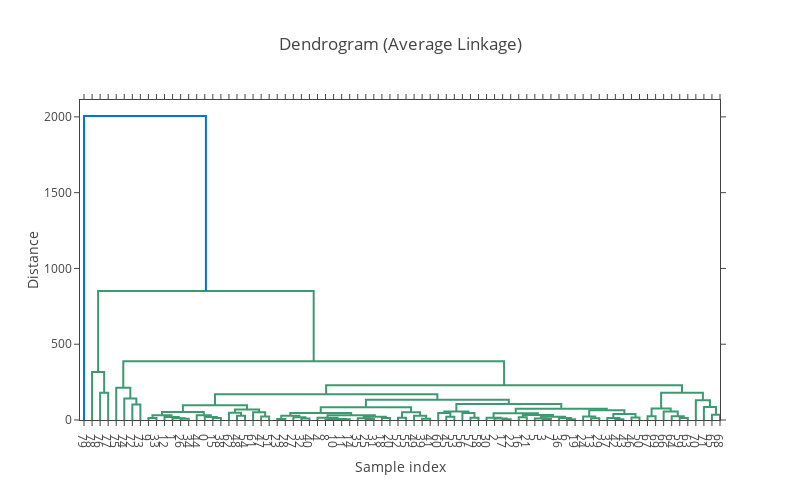
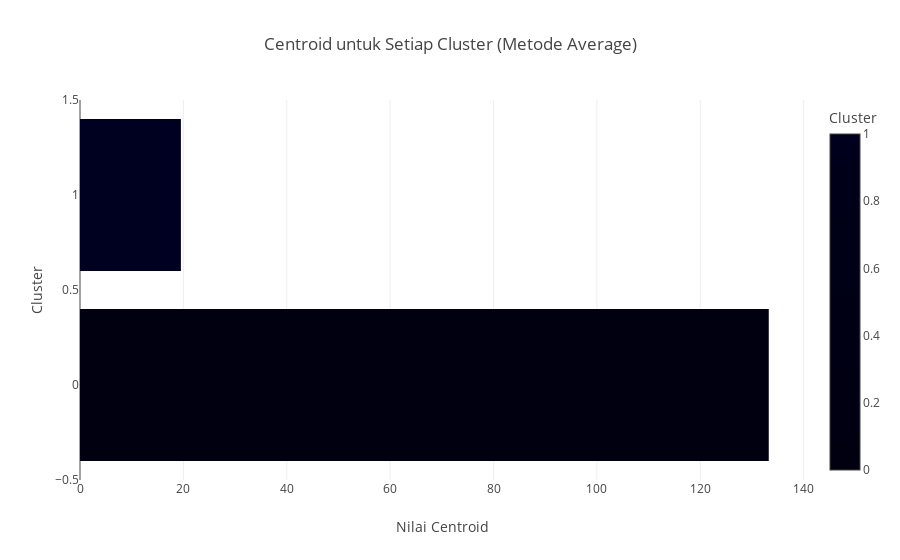

Notebook cell for these charts, in order:
### Code cell
# Dendrogram
fig_dendrogram = ff.create_dendrogram(linkage_matrix_average)
fig_dendrogram.update_layout(title='Dendrogram (Average Linkage)',
                             xaxis_title='Sample index',
                             yaxis_title='Distance',
                             width=800, height=500)
fig_dendrogram.show()

# Plot Centroid
fig_centroid = px.bar(centroids_average, x='JUMLAH_LONGSOR', y='cluster_average', orientation='h',
                      labels={'JUMLAH_LONGSOR': 'Nilai Centroid', 'cluster_average': 'Cluster'},
                      title='Centroid untuk Setiap Cluster (Metode Average)',
                      color='cluster_average')
fig_centroid.show()

### Figure 1 — Plotly figure (JSON) as saved in the notebook; plotly's stock layout.template omitted (floating-point values rounded to 4 significant figures)
{"data": [{"hoverinfo": "text", "marker": {"color": "rgb(61,153,112)"}, "mode": "lines", "type": "scatter", "x": [25, 25, 35, 35], "xaxis": "x", "y": [0, 179.2, 179.2, 0], "yaxis": "y"}, {"hoverinfo": "text", "marker": {"color": "rgb(61,153,112)"}, "mode": "lines", "type": "scatter", "x": [15, 15, 30, 30], "xaxis": "x", "y": [0, 317.4, 317.4, 179.2], "yaxis": "y"}, {"hoverinfo": "text", "marker": {"color": "rgb(61,153,112)"}, "mode": "lines", "type": "scatter", "x": [65, 65, 75, 75], "xaxis": "x", "y": [0, 102.4, 102.4, 0], "yaxis": "y"}, {"hoverinfo": "text", "marker": {"color": "rgb(61,153,112)"}, "mode": "lines", "type": "scatter", "x": [55, 55, 70, 70], "xaxis": "x", "y": [0, 142.1, 142.1, 102.4], "yaxis": "y"}, {"hoverinfo": "text", "marker": {"color": "rgb(61,153,112)"}, "mode": "lines", "type": "scatter", "x": [45, 45, 62.5, 62.5], "xaxis": "x", "y": [0, 212.2, 212.2, 142.1], "yaxis": "y"}, {"hoverinfo": "text", "marker": {"color": "rgb(61,153,112)"}, "mode": "lines", "type": "scatter", "x": [85, 85, 95, 95], "xaxis": "x", "y": [0, 12.79, 12.79, 0], "yaxis": "y"}, {"hoverinfo": "text", "marker": {"color": "rgb(61,153,112)"}, "mode": "lines", "type": "scatter", "x": [125, 125, 135, 135], "xaxis": "x", "y": [0, 8.32, 8.32, 0], "yaxis": "y"}, {"hoverinfo": "text", "marker": {"color": "rgb(61,153,112)"}, "mode": "lines", "type": "scatter", "x": [115, 115, 130, 130], "xaxis": "x", "y": [0, 11.45, 11.45, 8.32], "yaxis": "y"}, {"hoverinfo": "text", "marker": {"color": "rgb(61,153,112)"}, "mode": "lines", "type": "scatter", "x": [105, 105, 122.5, 122.5], "xaxis": "x", "y": [0, 20.32, 20.32, 11.45], "yaxis": "y"}, {"hoverinfo": "text", "marker": {"color": "rgb(61,153,112)"}, "mode": "lines", "type": "scatter", "x": [90, 90, 113.8, 113.8], "xaxis": "x", "y": [12.79, 30.66, 30.66, 20.32], "yaxis": "y"}, {"hoverinfo": "text", "marker": {"color": "rgb(61,153,112)"}, "mode": "lines", "type": "scatter", "x": [165, 165, 175, 175], "xaxis": "x", "y": [0, 12.39, 12.39, 0], "yaxis": "y"}, {"hoverinfo": "text", "marker": {"color": "rgb(61,153,112)"}, "mode": "lines", "type": "scatter", "x": [155, 155, 170, 170], "xaxis": "x", "y": [0, 20.42, 20.42, 12.39], "yaxis": "y"}, {"hoverinfo": "text", "marker": {"color": "rgb(61,153,112)"}, "mode": "lines", "type": "scatter", "x": [145, 145, 162.5, 162.5], "xaxis": "x", "y": [0, 31.51, 31.51, 20.42], "yaxis": "y"}, {"hoverinfo": "text", "marker": {"color": "rgb(61,153,112)"}, "mode": "lines", "type": "scatter", "x": [101.9, 101.9, 153.8, 153.8], "xaxis": "x", "y": [30.66, 53.49, 53.49, 31.51], "yaxis": "y"}, {"hoverinfo": "text", "marker": {"color": "rgb(61,153,112)"}, "mode": "lines", "type": "scatter", "x": [195, 195, 205, 205], "xaxis": "x", "y": [0, 27.68, 27.68, 0], "yaxis": "y"}, {"hoverinfo": "text", "marker": {"color": "rgb(61,153,112)"}, "mode": "lines", "type": "scatter", "x": [185, 185, 200, 200], "xaxis": "x", "y": [0, 48.54, 48.54, 27.68], "yaxis": "y"}, {"hoverinfo": "text", "marker": {"color": "rgb(61,153,112)"}, "mode": "lines", "type": "scatter", "x": [225, 225, 235, 235], "xaxis": "x", "y": [0, 23.05, 23.05, 0], "yaxis": "y"}, {"hoverinfo": "text", "marker": {"color": "rgb(61,153,112)"}, "mode": "lines", "type": "scatter", "x": [215, 215, 230, 230], "xaxis": "x", "y": [0, 50.39, 50.39, 23.05], "yaxis": "y"}, {"hoverinfo": "text", "marker": {"color": "rgb(61,153,112)"}, "mode": "lines", "type": "scatter", "x": [192.5, 192.5, 222.5, 222.5], "xaxis": "x", "y": [48.54, 69.14, 69.14, 50.39], "yaxis": "y"}, {"hoverinfo": "text", "marker": {"color": "rgb(61,153,112)"}, "mode": "lines", "type": "scatter", "x": [127.8, 127.8, 207.5, 207.5], "xaxis": "x", "y": [53.49, 97.04, 97.04, 69.14], "yaxis": "y"}, {"hoverinfo": "text", "marker": {"color": "rgb(61,153,112)"}, "mode": "lines", "type": "scatter", "x": [245, 245, 255, 255], "xaxis": "x", "y": [0, 6.561, 6.561, 0], "yaxis": "y"}, {"hoverinfo": "text", "marker": {"color": "rgb(61,153,112)"}, "mode": "lines", "type": "scatter", "x": [275, 275, 285, 285], "xaxis": "x", "y": [0, 10.4, 10.4, 0], "yaxis": "y"}, {"hoverinfo": "text", "marker": {"color": "rgb(61,153,112)"}, "mode": "lines", "type": "scatter", "x": [265, 265, 280, 280], "xaxis": "x", "y": [0, 17.43, 17.43, 10.4], "yaxis": "y"}, {"hoverinfo": "text", "marker": {"color": "rgb(61,153,112)"}, "mode": "lines", "type": "scatter", "x": [250, 250, 272.5, 272.5], "xaxis": "x", "y": [6.561, 27.32, 27.32, 17.43], "yaxis": "y"}, {"hoverinfo": "text", "marker": {"color": "rgb(61,153,112)"}, "mode": "lines", "type": "scatter", "x": [305, 305, 315, 315], "xaxis": "x", "y": [0, 3.026, 3.026, 0], "yaxis": "y"}, {"hoverinfo": "text", "marker": {"color": "rgb(61,153,112)"}, "mode": "lines", "type": "scatter", "x": [325, 325, 335, 335], "xaxis": "x", "y": [0, 4.615, 4.615, 0], "yaxis": "y"}, {"hoverinfo": "text", "marker": {"color": "rgb(61,153,112)"}, "mode": "lines", "type": "scatter", "x": [310, 310, 330, 330], "xaxis": "x", "y": [3.026, 7.358, 7.358, 4.615], "yaxis": "y"}, {"hoverinfo": "text", "marker": {"color": "rgb(61,153,112)"}, "mode": "lines", "type": "scatter", "x": [295, 295, 320, 320], "xaxis": "x", "y": [0, 14.18, 14.18, 7.358], "yaxis": "y"}, {"hoverinfo": "text", "marker": {"color": "rgb(61,153,112)"}, "mode": "lines", "type": "scatter", "x": [355, 355, 365, 365], "xaxis": "x", "y": [0, 6.685, 6.685, 0], "yaxis": "y"}, {"hoverinfo": "text", "marker": {"color": "rgb(61,153,112)"}, "mode": "lines", "type": "scatter", "x": [345, 345, 360, 360], "xaxis": "x", "y": [0, 11.78, 11.78, 6.685], "yaxis": "y"}, {"hoverinfo": "text", "marker": {"color": "rgb(61,153,112)"}, "mode": "lines", "type": "scatter", "x": [375, 375, 385, 385], "xaxis": "x", "y": [0, 13.46, 13.46, 0], "yaxis": "y"}, {"hoverinfo": "text", "marker": {"color": "rgb(61,153,112)"}, "mode": "lines", "type": "scatter", "x": [352.5, 352.5, 380, 380], "xaxis": "x", "y": [11.78, 20.79, 20.79, 13.46], "yaxis": "y"}, {"hoverinfo": "text", "marker": {"color": "rgb(61,153,112)"}, "mode": "lines", "type": "scatter", "x": [307.5, 307.5, 366.2, 366.2], "xaxis": "x", "y": [14.18, 30.84, 30.84, 20.79], "yaxis": "y"}, {"hoverinfo": "text", "marker": {"color": "rgb(61,153,112)"}, "mode": "lines", "type": "scatter", "x": [261.2, 261.2, 336.9, 336.9], "xaxis": "x", "y": [27.32, 46.14, 46.14, 30.84], "yaxis": "y"}, {"hoverinfo": "text", "marker": {"color": "rgb(61,153,112)"}, "mode": "lines", "type": "scatter", "x": [395, 395, 405, 405], "xaxis": "x", "y": [0, 14.22, 14.22, 0], "yaxis": "y"}, {"hoverinfo": "text", "marker": {"color": "rgb(61,153,112)"}, "mode": "lines", "type": "scatter", "x": [425, 425, 435, 435], "xaxis": "x", "y": [0, 8.833, 8.833, 0], "yaxis": "y"}, {"hoverinfo": "text", "marker": {"color": "rgb(61,153,112)"}, "mode": "lines", "type": "scatter", "x": [415, 415, 430, 430], "xaxis": "x", "y": [0, 28.42, 28.42, 8.833], "yaxis": "y"}, {"hoverinfo": "text", "marker": {"color": "rgb(61,153,112)"}, "mode": "lines", "type": "scatter", "x": [400, 400, 422.5, 422.5], "xaxis": "x", "y": [14.22, 51.76, 51.76, 28.42], "yaxis": "y"}, {"hoverinfo": "text", "marker": {"color": "rgb(61,153,112)"}, "mode": "lines", "type": "scatter", "x": [299.1, 299.1, 411.2, 411.2], "xaxis": "x", "y": [46.14, 83.8, 83.8, 51.76], "yaxis": "y"}, {"hoverinfo": "text", "marker": {"color": "rgb(61,153,112)"}, "mode": "lines", "type": "scatter", "x": [455, 455, 465, 465], "xaxis": "x", "y": [0, 21.36, 21.36, 0], "yaxis": "y"}, {"hoverinfo": "text", "marker": {"color": "rgb(61,153,112)"}, "mode": "lines", "type": "scatter", "x": [445, 445, 460, 460], "xaxis": "x", "y": [0, 45.73, 45.73, 21.36], "yaxis": "y"}, {"hoverinfo": "text", "marker": {"color": "rgb(61,153,112)"}, "mode": "lines", "type": "scatter", "x": [485, 485, 495, 495], "xaxis": "x", "y": [0, 15.33, 15.33, 0], "yaxis": "y"}, {"hoverinfo": "text", "marker": {"color": "rgb(61,153,112)"}, "mode": "lines", "type": "scatter", "x": [475, 475, 490, 490], "xaxis": "x", "y": [0, 46.69, 46.69, 15.33], "yaxis": "y"}, {"hoverinfo": "text", "marker": {"color": "rgb(61,153,112)"}, "mode": "lines", "type": "scatter", "x": [452.5, 452.5, 482.5, 482.5], "xaxis": "x", "y": [45.73, 56.82, 56.82, 46.69], "yaxis": "y"}, {"hoverinfo": "text", "marker": {"color": "rgb(61,153,112)"}, "mode": "lines", "type": "scatter", "x": [525, 525, 535, 535], "xaxis": "x", "y": [0, 5.547, 5.547, 0], "yaxis": "y"}, {"hoverinfo": "text", "marker": {"color": "rgb(61,153,112)"}, "mode": "lines", "type": "scatter", "x": [515, 515, 530, 530], "xaxis": "x", "y": [0, 10.39, 10.39, 5.547], "yaxis": "y"}, {"hoverinfo": "text", "marker": {"color": "rgb(61,153,112)"}, "mode": "lines", "type": "scatter", "x": [505, 505, 522.5, 522.5], "xaxis": "x", "y": [0, 14.77, 14.77, 10.39], "yaxis": "y"}, {"hoverinfo": "text", "marker": {"color": "rgb(61,153,112)"}, "mode": "lines", "type": "scatter", "x": [545, 545, 555, 555], "xaxis": "x", "y": [0, 17.76, 17.76, 0], "yaxis": "y"}, {"hoverinfo": "text", "marker": {"color": "rgb(61,153,112)"}, "mode": "lines", "type": "scatter", "x": [575, 575, 585, 585], "xaxis": "x", "y": [0, 5.973, 5.973, 0], "yaxis": "y"}, {"hoverinfo": "text", "marker": {"color": "rgb(61,153,112)"}, "mode": "lines", "type": "scatter", "x": [565, 565, 580, 580], "xaxis": "x", "y": [0, 10.06, 10.06, 5.973], "yaxis": "y"}, {"hoverinfo": "text", "marker": {"color": "rgb(61,153,112)"}, "mode": "lines", "type": "scatter", "x": [605, 605, 615, 615], "xaxis": "x", "y": [0, 4.766, 4.766, 0], "yaxis": "y"}, {"hoverinfo": "text", "marker": {"color": "rgb(61,153,112)"}, "mode": "lines", "type": "scatter", "x": [595, 595, 610, 610], "xaxis": "x", "y": [0, 12.89, 12.89, 4.766], "yaxis": "y"}, {"hoverinfo": "text", "marker": {"color": "rgb(61,153,112)"}, "mode": "lines", "type": "scatter", "x": [572.5, 572.5, 602.5, 602.5], "xaxis": "x", "y": [10.06, 21.76, 21.76, 12.89], "yaxis": "y"}, {"hoverinfo": "text", "marker": {"color": "rgb(61,153,112)"}, "mode": "lines", "type": "scatter", "x": [550, 550, 587.5, 587.5], "xaxis": "x", "y": [17.76, 33.13, 33.13, 21.76], "yaxis": "y"}, {"hoverinfo": "text", "marker": {"color": "rgb(61,153,112)"}, "mode": "lines", "type": "scatter", "x": [513.8, 513.8, 568.8, 568.8], "xaxis": "x", "y": [14.77, 45.35, 45.35, 33.13], "yaxis": "y"}, {"hoverinfo": "text", "marker": {"color": "rgb(61,153,112)"}, "mode": "lines", "type": "scatter", "x": [635, 635, 645, 645], "xaxis": "x", "y": [0, 12.16, 12.16, 0], "yaxis": "y"}, {"hoverinfo": "text", "marker": {"color": "rgb(61,153,112)"}, "mode": "lines", "type": "scatter", "x": [625, 625, 640, 640], "xaxis": "x", "y": [0, 23.79, 23.79, 12.16], "yaxis": "y"}, {"hoverinfo": "text", "marker": {"color": "rgb(61,153,112)"}, "mode": "lines", "type": "scatter", "x": [665, 665, 675, 675], "xaxis": "x", "y": [0, 5.104, 5.104, 0], "yaxis": "y"}, {"hoverinfo": "text", "marker": {"color": "rgb(61,153,112)"}, "mode": "lines", "type": "scatter", "x": [655, 655, 670, 670], "xaxis": "x", "y": [0, 13.47, 13.47, 5.104], "yaxis": "y"}, {"hoverinfo": "text", "marker": {"color": "rgb(61,153,112)"}, "mode": "lines", "type": "scatter", "x": [685, 685, 695, 695], "xaxis": "x", "y": [0, 16.84, 16.84, 0], "yaxis": "y"}, {"hoverinfo": "text", "marker": {"color": "rgb(61,153,112)"}, "mode": "lines", "type": "scatter", "x": [662.5, 662.5, 690, 690], "xaxis": "x", "y": [13.47, 40.05, 40.05, 16.84], "yaxis": "y"}, {"hoverinfo": "text", "marker": {"color": "rgb(61,153,112)"}, "mode": "lines", "type": "scatter", "x": [632.5, 632.5, 676.2, 676.2], "xaxis": "x", "y": [23.79, 64.01, 64.01, 40.05], "yaxis": "y"}, {"hoverinfo": "text", "marker": {"color": "rgb(61,153,112)"}, "mode": "lines", "type": "scatter", "x": [541.2, 541.2, 654.4, 654.4], "xaxis": "x", "y": [45.35, 74.72, 74.72, 64.01], "yaxis": "y"}, {"hoverinfo": "text", "marker": {"color": "rgb(61,153,112)"}, "mode": "lines", "type": "scatter", "x": [467.5, 467.5, 597.8, 597.8], "xaxis": "x", "y": [56.82, 105.6, 105.6, 74.72], "yaxis": "y"}, {"hoverinfo": "text", "marker": {"color": "rgb(61,153,112)"}, "mode": "lines", "type": "scatter", "x": [355.2, 355.2, 532.7, 532.7], "xaxis": "x", "y": [83.8, 133.0, 133.0, 105.6], "yaxis": "y"}, {"hoverinfo": "text", "marker": {"color": "rgb(61,153,112)"}, "mode": "lines", "type": "scatter", "x": [167.7, 167.7, 443.9, 443.9], "xaxis": "x", "y": [97.04, 170.4, 170.4, 133.0], "yaxis": "y"}, {"hoverinfo": "text", "marker": {"color": "rgb(61,153,112)"}, "mode": "lines", "type": "scatter", "x": [705, 705, 715, 715], "xaxis": "x", "y": [0, 23.95, 23.95, 0], "yaxis": "y"}, {"hoverinfo": "text", "marker": {"color": "rgb(61,153,112)"}, "mode": "lines", "type": "scatter", "x": [745, 745, 755, 755], "xaxis": "x", "y": [0, 13.75, 13.75, 0], "yaxis": "y"}, {"hoverinfo": "text", "marker": {"color": "rgb(61,153,112)"}, "mode": "lines", "type": "scatter", "x": [735, 735, 750, 750], "xaxis": "x", "y": [0, 24.25, 24.25, 13.75], "yaxis": "y"}, {"hoverinfo": "text", "marker": {"color": "rgb(61,153,112)"}, "mode": "lines", "type": "scatter", "x": [725, 725, 742.5, 742.5], "xaxis": "x", "y": [0, 55.8, 55.8, 24.25], "yaxis": "y"}, {"hoverinfo": "text", "marker": {"color": "rgb(61,153,112)"}, "mode": "lines", "type": "scatter", "x": [710, 710, 733.8, 733.8], "xaxis": "x", "y": [23.95, 75.36, 75.36, 55.8], "yaxis": "y"}, {"hoverinfo": "text", "marker": {"color": "rgb(61,153,112)"}, "mode": "lines", "type": "scatter", "x": [785, 785, 795, 795], "xaxis": "x", "y": [0, 34.01, 34.01, 0], "yaxis": "y"}, {"hoverinfo": "text", "marker": {"color": "rgb(61,153,112)"}, "mode": "lines", "type": "scatter", "x": [775, 775, 790, 790], "xaxis": "x", "y": [0, 85.4, 85.4, 34.01], "yaxis": "y"}, {"hoverinfo": "text", "marker": {"color": "rgb(61,153,112)"}, "mode": "lines", "type": "scatter", "x": [765, 765, 782.5, 782.5], "xaxis": "x", "y": [0, 131.0, 131.0, 85.4], "yaxis": "y"}, {"hoverinfo": "text", "marker": {"color": "rgb(61,153,112)"}, "mode": "lines", "type": "scatter", "x": [721.9, 721.9, 773.8, 773.8], "xaxis": "x", "y": [75.36, 179.9, 179.9, 131.0], "yaxis": "y"}, {"hoverinfo": "text", "marker": {"color": "rgb(61,153,112)"}, "mode": "lines", "type": "scatter", "x": [305.8, 305.8, 747.8, 747.8], "xaxis": "x", "y": [170.4, 229.5, 229.5, 179.9], "yaxis": "y"}, {"hoverinfo": "text", "marker": {"color": "rgb(61,153,112)"}, "mode": "lines", "type": "scatter", "x": [53.75, 53.75, 526.8, 526.8], "xaxis": "x", "y": [212.2, 387.8, 387.8, 229.5], "yaxis": "y"}, {"hoverinfo": "text", "marker": {"color": "rgb(61,153,112)"}, "mode": "lines", "type": "scatter", "x": [22.5, 22.5, 290.3, 290.3], "xaxis": "x", "y": [317.4, 851.9, 851.9, 387.8], "yaxis": "y"}, {"hoverinfo": "text", "marker": {"color": "rgb(0,116,217)"}, "mode": "lines", "type": "scatter", "x": [5, 5, 156.4, 156.4], "xaxis": "x", "y": [0, 2006.0, 2006.0, 851.9], "yaxis": "y"}], "layout": {"autosize": false, "height": 500, "hovermode": "closest", "showlegend": false, "title": {"text": "Dendrogram (Average Linkage)"}, "width": 800, "xaxis": {"mirror": "allticks", "rangemode": "tozero", "showgrid": false, "showline": true, "showticklabels": true, "tickmode": "array", "ticks": "outside", "ticktext": ["79", "78", "76", "77", "75", "74", "72", "73", "9", "33", "12", "1", "26", "34", "44", "0", "15", "38", "62", "48", "54", "61", "47", "51", "23", "28", "27", "32", "40", "4", "8", "10", "11", "14", "35", "25", "31", "18", "20", "52", "55", "49", "39", "41", "60", "45", "53", "56", "57", "58", "30", "2", "17", "22", "16", "21", "5", "3", "7", "36", "6", "19", "24", "13", "29", "37", "42", "43", "46", "50", "67", "69", "66", "64", "59", "63", "70", "71", "65", "68"], "tickvals": [5, 15, 25, 35, 45, 55, 65, 75, 85, 95, 105, 115, 125, 135, 145, 155, 165, 175, 185, 195, 205, 215, 225, 235, 245, 255, 265, 275, 285, 295, 305, 315, 325, 335, 345, 355, 365, 375, 385, 395, 405, 415, 425, 435, 445, 455, 465, 475, 485, 495, 505, 515, 525, 535, 545, 555, 565, 575, 585, 595, 605, 615, 625, 635, 645, 655, 665, 675, 685, 695, 705, 715, 725, 735, 745, 755, 765, 775, 785, 795], "title": {"text": "Sample index"}, "type": "linear", "zeroline": false}, "yaxis": {"mirror": "allticks", "rangemode": "tozero", "showgrid": false, "showline": true, "showticklabels": true, "ticks": "outside", "title": {"text": "Distance"}, "type": "linear", "zeroline": false}}}

### Figure 2 — Plotly figure (JSON) as saved in the notebook; plotly's stock layout.template omitted (floating-point values rounded to 4 significant figures)
{"data": [{"alignmentgroup": "True", "hovertemplate": "Nilai Centroid=%{x}<br>Cluster=%{marker.color}<extra></extra>", "legendgroup": "", "marker": {"color": [0, 1], "coloraxis": "coloraxis", "pattern": {"shape": ""}}, "name": "", "offsetgroup": "", "orientation": "h", "showlegend": false, "textposition": "auto", "type": "bar", "x": [133.2, 19.52], "xaxis": "x", "y": [0, 1], "yaxis": "y"}], "layout": {"barmode": "relative", "coloraxis": {"colorbar": {"title": {"text": "Cluster"}}, "colorscale": [[0, "#000011"], [0.1111, "#000012"], [0.2222, "#000013"], [0.3333, "#000014"], [0.4444, "#000015"], [0.5556, "#000016"], [0.6667, "#000017"], [0.7778, "#000018"], [0.8889, "#000019"], [1, "#000020"]]}, "legend": {"tracegroupgap": 0}, "title": {"text": "Centroid untuk Setiap Cluster (Metode Average)"}, "xaxis": {"anchor": "y", "domain": [0, 1], "title": {"text": "Nilai Centroid"}}, "yaxis": {"anchor": "x", "domain": [0, 1], "title": {"text": "Cluster"}}}}
